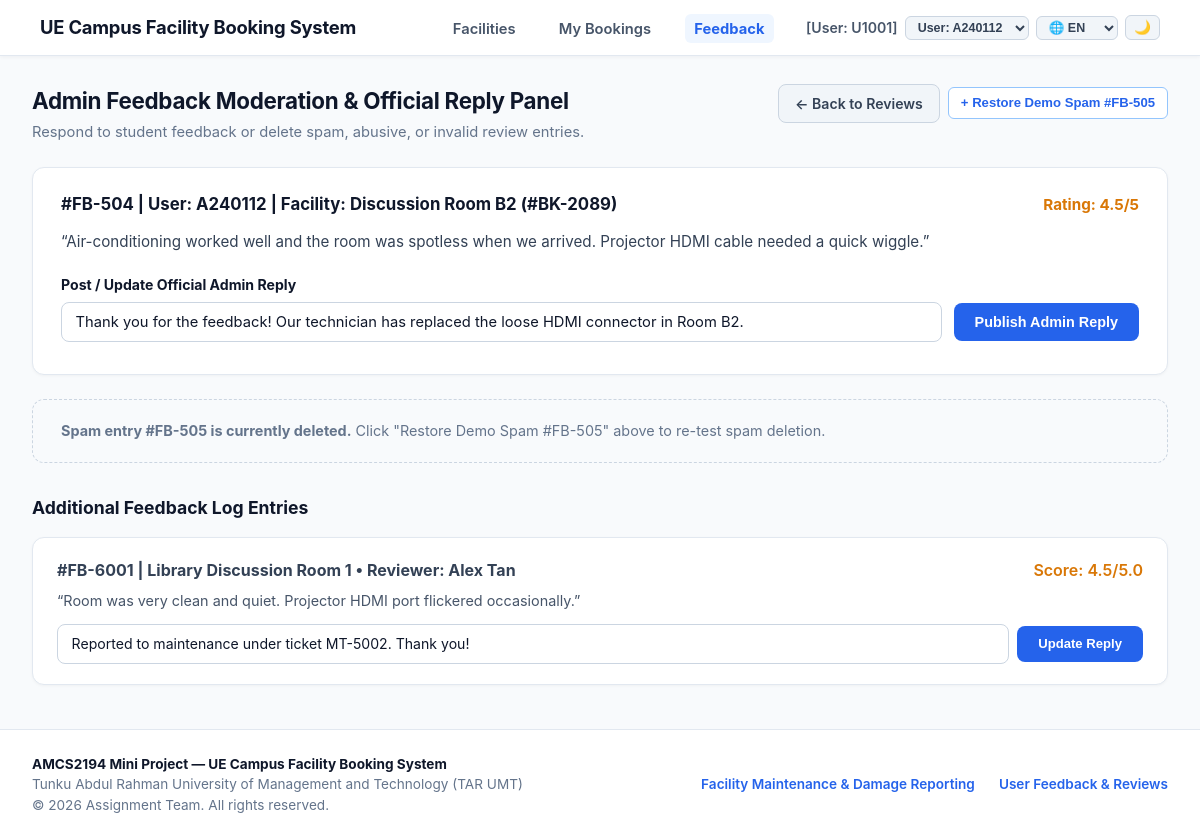
Screenshot of /modules/feedback/edit.php with the database file from the repository.
### tables this page shows
CREATE TABLE `user` (
  `UserID` varchar(10) NOT NULL,
  `FullName` varchar(100) NOT NULL,
  `CampusEmail` varchar(100) NOT NULL,
  `PhoneNo` varchar(15) NOT NULL,
  `UserRole` enum('Student','Staff','Admin','Technician') NOT NULL,
  `AccountStatus` enum('Active','Suspended','Inactive') DEFAULT 'Active',
  `PasswordHash` varchar(255) NOT NULL
);

CREATE TABLE `feedback` (
  `FeedbackID` varchar(10) NOT NULL,
  `BookingID` varchar(10) NOT NULL,
  `CleanlinessRating` decimal(2,1) NOT NULL CHECK (`CleanlinessRating` between 1.0 and 5.0),
  `ConditionRating` decimal(2,1) NOT NULL CHECK (`ConditionRating` between 1.0 and 5.0),
  `OverallScore` decimal(2,1) NOT NULL,
  `UserComments` text DEFAULT NULL,
  `AdminRemarks` varchar(300) DEFAULT NULL,
  `SubmissionDate` datetime DEFAULT current_timestamp()
);

CREATE TABLE `facility` (
  `FacilityID` varchar(10) NOT NULL,
  `FacilityName` varchar(100) NOT NULL,
  `Category` enum('Sports','Academic') NOT NULL,
  `LocationBlock` varchar(50) NOT NULL,
  `Capacity` int(11) NOT NULL,
  `AvailabilityStatus` enum('Available','Under Maintenance','Closed') DEFAULT 'Available'
);

### modules/feedback/edit.php (the view, shortened to what the rows shown need)
<?php
require_once __DIR__ . '/../../includes/auth.php';
require_once __DIR__ . '/../../services/FeedbackService.php';
$service = new FeedbackService();
$currentUser = AuthService::getCurrentUser();
$isAdmin = AuthService::isAdmin();
$feedbackId = $_GET['id'] ?? '';
$returnTo   = trim((string)($_GET['return_to'] ?? $_POST['return_to'] ?? ''));
$allReviews = $service->getReviews();
$otherReviews = [];
foreach ($allReviews as $r) {
    if ($r['FeedbackID'] === 'FB-504') {
        $review504 = $r;
    } elseif ($r['FeedbackID'] === 'FB-505' || str_contains(strtolower($r['UserComments'] ?? ''), 'spam')) {
        $review505 = $r;
    } else {
        $otherReviews[] = $r;
    }
}
$isStudentEditingOwn = (!$isAdmin && !empty($feedbackId));
$singleReview = !empty($feedbackId) ? $service->getReviewById($feedbackId) : null;
require_once __DIR__ . '/../../includes/header.php';
?>
<?php if ($isStudentEditingOwn && $singleReview): ?>
    <?php
        $backUrl = ($returnTo === 'completed')
            ? 'completed.php'
            : 'index.php?facility_id=' . urlencode($singleReview['FacilityID']);
        $backLabel = ($returnTo === 'completed') ? t('btn_back_completed') : t('btn_back_reviews');
    ?>
    <div class="page-header-row">
        <div>
            <h1 class="page-title"><?= htmlspecialchars(t('edit_fb_title')) ?></h1>
            <p class="page-subtitle">Update your rating and comment for booking #<?= htmlspecialchars($singleReview['BookingID']) ?>.</p>
        </div>
        <a href="<?= $backUrl ?>" class="btn btn-cancel">
            <?= htmlspecialchars($backLabel) ?>
        </a>
    </div>
    <div class="ui-card" style="max-width: 800px; margin: 0 auto;">
        <div style="background: #f8fafc; border: 1px solid var(--border-color); border-radius: 8px; padding: 1rem 1.25rem; margin-bottom: 1.5rem;">
            <div style="font-size: 0.85rem; color: #64748b; text-transform: uppercase; font-weight: 700; margin-bottom: 0.25rem;">Facility Session Details</div>
            <div style="font-size: 1.1rem; font-weight: 700; color: #0f172a;"><?= htmlspecialchars($singleReview['FacilityName']) ?> (<?= htmlspecialchars($singleReview['FacilityID']) ?>)</div>
            <div style="font-size: 0.9rem; color: #475569;">Booking #<?= htmlspecialchars($singleReview['BookingID']) ?> &bull; Date: <?= htmlspecialchars($singleReview['BookingDate']) ?></div>
        </div>
        <form method="POST" action="edit.php?id=<?= urlencode($singleReview['FeedbackID']) ?><?= $returnTo !== '' ? '&return_to=' . urlencode($returnTo) : '' ?>">
            <input type="hidden" name="action" value="update_student_review">
            <input type="hidden" name="FeedbackID" value="<?= htmlspecialchars($singleReview['FeedbackID']) ?>">
            <input type="hidden" name="return_to" value="<?= htmlspecialchars($returnTo) ?>">
            <div class="form-group">
                <label>Facility Star Rating (1.0–5.0, 0.5 steps) *</label>
                <select name="ConditionRating" class="form-select">
                    <?php for ($val = 5.0; $val >= 1.0; $val -= 0.5): ?>
                        <option value="<?= number_format($val, 1) ?>" <?= abs((float)$singleReview['OverallScore'] - $val) < 0.01 ? 'selected' : '' ?>>
                            <?= number_format($val, 1) ?> Stars
                        </option>
                    <?php endfor; ?>
                </select>
            </div>
            <div class="form-group">
                <label for="student_comments">Review Comment *</label>
                <textarea id="student_comments" name="UserComments" rows="4" class="form-control" required minlength="5" maxlength="300"><?= htmlspecialchars($singleReview['UserComments'] ?? '') ?></textarea>
            </div>
            <div style="display: flex; justify-content: flex-end; gap: 0.75rem; margin-top: 1.5rem;">
                <a href="<?= $backUrl ?>" class="btn btn-cancel"><?= htmlspecialchars(t('btn_cancel')) ?></a>
                <button type="submit" class="btn btn-primary-blue"><?= htmlspecialchars(t('btn_save_review')) ?></button>
            </div>
        </form>
    </div>
<?php else: ?>
    <div class="page-header-row">
        <div>
            <h1 class="page-title">Admin Feedback Moderation &amp; Official Reply Panel</h1>
        </div>
    </div>
    <?php if (!empty($otherReviews)): ?>
        <div style="margin-top: 2rem;">
            <?php foreach ($otherReviews as $o): ?>
                <div class="ui-card" style="padding: 1.25rem 1.5rem; margin-bottom: 1rem;">
                    <div style="display: flex; justify-content: space-between; align-items: center; margin-bottom: 0.5rem; flex-wrap: wrap;">
                        <strong>#<?= htmlspecialchars($o['FeedbackID']) ?> | <?= htmlspecialchars($o['FacilityName']) ?> &bull; Reviewer: <?= htmlspecialchars($o['ReviewerName']) ?></strong>
                        <span style="color: #d97706; font-weight: 600;">Score: <?= htmlspecialchars((string)$o['OverallScore']) ?>/5.0</span>
                    </div>
                    <p style="font-size: 0.9rem; color: #475569; margin-bottom: 0.75rem;">&ldquo;<?= htmlspecialchars($o['UserComments'] ?? 'No comment.') ?>&rdquo;</p>
                    <form method="POST" action="edit.php" style="display: flex; gap: 0.5rem; align-items: center;">
                        <input type="text" name="AdminRemarks" value="<?= htmlspecialchars($o['AdminRemarks'] ?? '') ?>" class="form-control" placeholder="Post official admin response..." style="font-size: 0.88rem;">
                        <button type="submit" class="btn btn-primary-blue" style="font-size: 0.82rem; white-space: nowrap;">Update Reply</button>
                    </form>
                </div>
            <?php endforeach; ?>
        </div>
    <?php endif; ?>
<?php endif; ?>
<?php require_once __DIR__ . '/../../includes/footer.php'; ?>

### includes/header.php (shortened to what the rows shown need)
<?php
require_once __DIR__ . '/auth.php';
require_once __DIR__ . '/i18n.php';
$currentUser = AuthService::getCurrentUser();
$scriptName = $_SERVER['SCRIPT_NAME'] ?? '';
$pos = strpos($scriptName, '/UE-Campus-Facility-System');
if ($pos !== false) {
    $baseUrl = '/UE-Campus-Facility-System/';
} else {
    $baseUrl = '/';
}
$isAdmin      = ($currentUser['UserRole'] ?? '') === 'Admin';
$isTechnician = ($currentUser['UserRole'] ?? '') === 'Technician';
?>
<!DOCTYPE html>
<html lang="en">
<head>
    <link rel="stylesheet" href="<?= $baseUrl ?>assets/css/style.css">
</head>
<body>
<header class="navbar-top">
    <div class="nav-container">
        <nav>
            <ul class="nav-links">
                <li style="display: flex; align-items: center; gap: 0.45rem;">
                    <span class="user-badge-text">
                        <?php
                            $rolePrefix = $isAdmin ? 'Admin' : ($isTechnician ? 'Tech' : 'User');
                            echo '[' . $rolePrefix . ': ' . htmlspecialchars($currentUser['UserID']) . ']';
                        ?>
                    </span>
                    <form method="GET" style="margin: 0; display: inline;">
                        <select name="switch_user" onchange="this.form.submit()" class="nav-select-compact" title="Toggle persona for testing">
                        </select>
                    </form>
                    <form method="GET" style="margin: 0; display: inline;">
                        <select name="lang" onchange="this.form.submit()" class="nav-select-compact" title="<?= htmlspecialchars(t('lang_label')) ?>">
                        </select>
                    </form>
                    <button type="button" id="themeToggleBtn" onclick="toggleUeTheme()" class="theme-toggle-btn" title="<?= htmlspecialchars(t('theme_toggle')) ?>">
                    </button>
                </li>
            </ul>
        </nav>
    </div>
</header>
<main class="main-wrapper">

### rows the page displays
user: UserRole "User", UserID "U1001"
feedback: FeedbackID "FB-6001", facility.FacilityName "Library Discussion Room 1", user.FullName "Alex Tan", OverallScore "4.5", UserComments "Room was very clean and quiet. Projector HDMI port flickered occasionally.", AdminRemarks "Reported to maintenance under ticket MT-5002. Thank you!"

### other values shown
t('brand_title') "UE Campus Facility Booking System"
t('nav_facilities') "Facilities"
t('nav_my_bookings') "My Bookings"
t('nav_feedback') "Feedback"
$disp504['FeedbackID'] "FB-504"
$disp504['UserID'] "A240112"
$disp504['FacilityName'] "Discussion Room B2"
$disp504['BookingID'] "BK-2089"
$disp504['OverallScore'] "4.5"
$disp504['UserComments'] "Air-conditioning worked well and the room was spotless when we arrived. Projector HDMI cable needed a quick wiggle."
t('footer_maint') "Facility Maintenance & Damage Reporting"
t('footer_fb') "User Feedback & Reviews"
